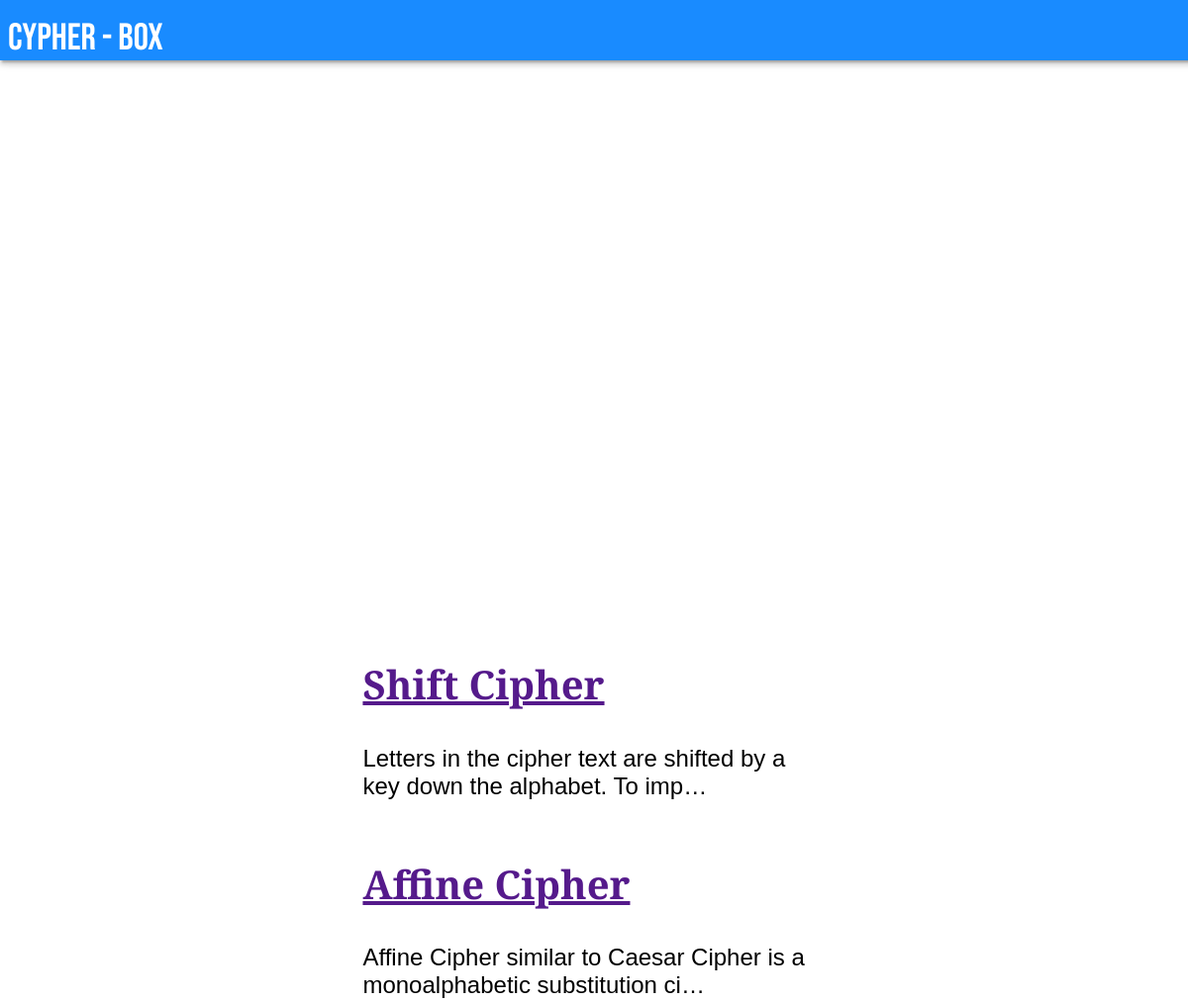
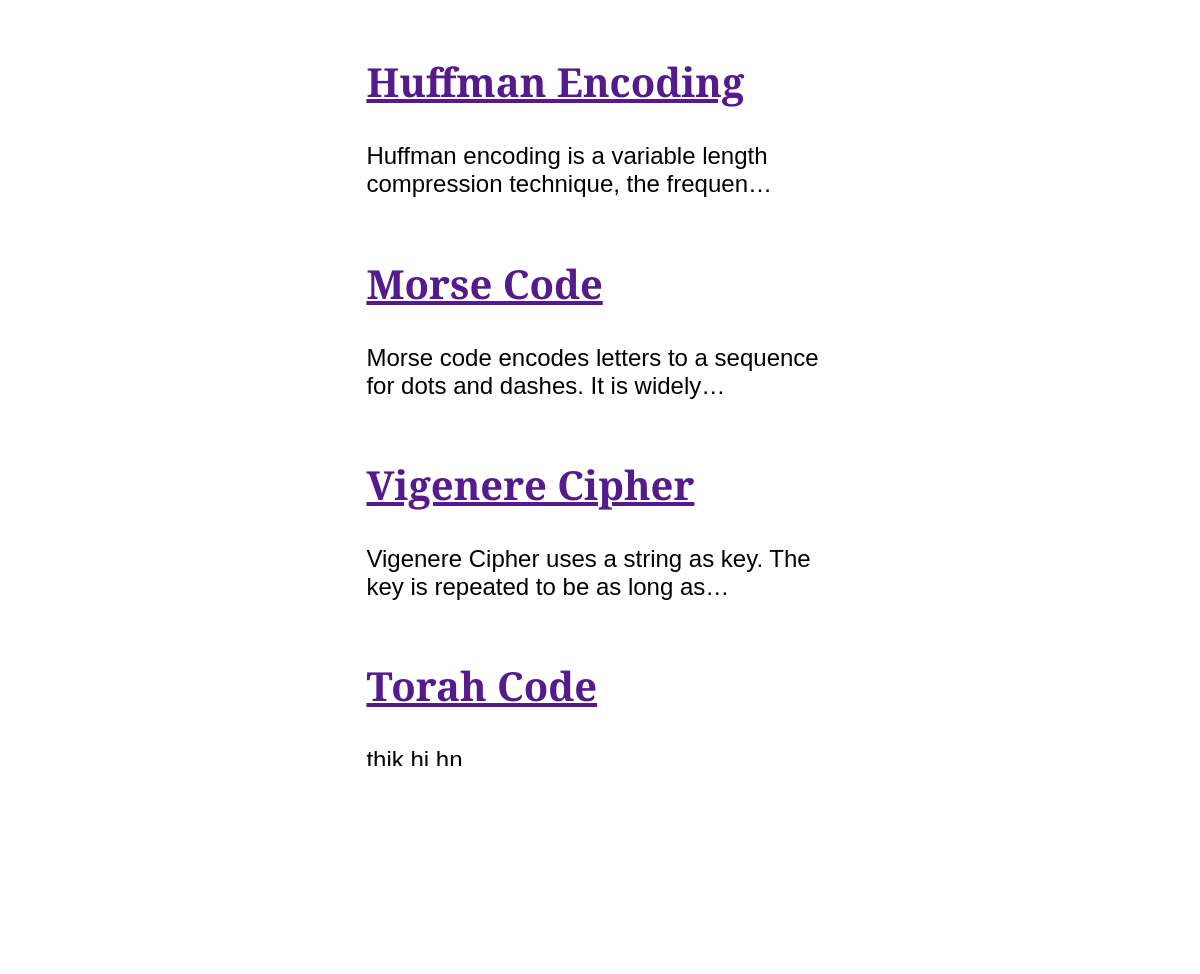
The app's page /search/ with its own data (2 pictures, top to bottom).
### main/models.py (models this page shows, shortened)
class tool(models.Model):
	id = models.AutoField(primary_key=True)
	name = models.CharField('name of the tool', max_length=30)
	urlName = models.CharField(max_length=30)
	description = models.TextField('description', max_length=1000)
	link = models.CharField(max_length=100)
	resources = models.ManyToManyField(resources,blank=True, null=True)
	variations = models.ManyToManyField(variations, blank=True, null=True)
	isReady = models.BooleanField(default=True)
	color = models.CharField(max_length=7,default="#ede7e6")
	grad1 = models.CharField(max_length=24,default="rgb(196, 20, 98)")
	grad2 = models.CharField(max_length=24, default="rgb(4, 8, 0)")
	cat = models.CharField(max_length=12, default="Traditional")

### main/views.py (the view)
# urls.py: path('search/',search,name='search'),
def search(req):
	trun = req.GET.get('trun', 75)
	query = req.GET.get('q','')
	data = {}
	results = tool.objects.filter(urlName__icontains = query)
	return render(req,'main/search.html', {'results': results, 'q': query, 'T': trun})

### main/templates/main/search.html (shortened to what this page needs)
{% extends "base.html" %}
{% block content %}
<link rel="stylesheet" type="text/css" href=" /static/c2.css">
<div class="card_house">
{% for result in results %}
<div class="cards">
 <a href={{ url }}><h2> {{ result.name }} </h2> </a>
 <p>
 {{ result.description|truncatechars:T }}
</p>
</div>
{% endfor %}
</div>
{% endblock %}

### main/templates/base.html (shortened to what this page needs)
{% load static %}
<!DOCTYPE html>
<html>
<head>
	<link rel="stylesheet" type="text/css" href="{% static 'c1.css' %}">
</head>
<body>
	<header class="header" id="header">
	<a href='/'>
		<t1>Cypher - Box
		</t1>
	</a>
	</header>
<main class="main">
{% block content%}
{% endblock %}
</main>
</body>
</html>

### static/c1.css (style rules this page uses)
.header { background: #198bff; box-shadow: 0 4px 5px 0 rgb(0 0 0 / 14%), 0 2px 9px 1px rgb(0 0 0 / 12%), 0 4px 2px -2px rgb(0 0 0 / 20%); color: #ede7e6; display: flex; flex-direction: row; font-size: 27px; height: fit-content; justify-content: flex-start; padding: 0px; padding-top: 16px; margin-bottom: 12px; padding-left: 8px; position: fixed; transition: transform 0.233s cubic-bezier(0, 0, 0.21, 1) 0.1s; width: 100%; will-change: transform; z-index: 1000; }
html,body { font-family: 'Helvetica', 'Verdana', sans-serif; -moz-osx-font-smoothing: grayscale; -webkit-font-smoothing: antialiased; height: 100%; margin: 12; padding: 0; width: 100%; overflow-x: hidden; margin: 0 auto; height: 100vh; background-color: #ede7e6; }
t1,t2 { font-size: 38px; text-align: top; }
t1 { font-family: 'Bebas Neue', cursive; text-align: center; }
main { transition: all .82s ease-out; background-color: #ffffff; justify-content:center; min-height: 100vh; height: fit-content; justify-content: center; padding: 25px 25px 25px 25px; margin-top: 1.5em; flex-direction: column; display: flex; }
.header a { text-decoration: none; text-decoration: bold; color: white; }

### static/c2.css (style rules this page uses)
main { flex-direction: row; flex-direction: space-around; }
h2 { font-size: 2.5rem; font-family: 'Zilla Slab', serif; }
body { font-size: 1.5rem; }
.card_house { display: flex; flex-direction: column; margin: 0.8ch auto 0.8ch auto; align-self: center; }
.cards { max-width: 35ch; }

### records on screen
tool: name "Shift Cipher", description "Letters in the cipher text are shifted by a key down the alphabet. To imp…"
tool: name "Affine Cipher", description "Affine Cipher similar to Caesar Cipher is a monoalphabetic substitution ci…"
tool: name "Huffman Encoding", description "Huffman encoding is a variable length compression technique, the frequen…"
tool: name "Morse Code", description "Morse code encodes letters to a sequence for dots and dashes. It is widely…"
tool: name "Vigenere Cipher", description "Vigenere Cipher uses a string as key. The key is repeated to be as long as…"
tool: name "Torah Code", description "thik hi hn"
